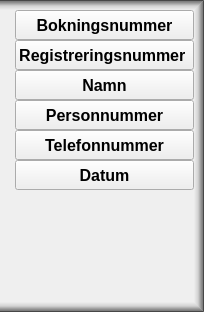
            <widget class="QFrame" name="frameP2Buttonbox">
             <property name="minimumSize">
              <size>
               <width>180</width>
               <height>0</height>
              </size>
             </property>
             <property name="styleSheet">
              <string notr="true">QFrame {
border-top: 10px solid qlineargradient(spread:pad, x1:1, y1:1, x2:1, y2:0, stop:0 rgba(0, 0, 0, 0), stop:0.402844 rgba(0, 0, 0, 31), stop:0.635071 rgba(0, 0, 0, 80), stop:0.763033 rgba(0, 0, 0, 107), stop:0.890995 rgba(0, 0, 0, 125), stop:1 rgba(0, 0, 0, 226));
border-right: 10px solid qlineargradient(spread:pad, x1:0, y1:0, x2:1, y2:0, stop:0 rgba(0, 0, 0, 0), stop:0.402844 rgba(0, 0, 0, 31), stop:0.635071 rgba(0, 0, 0, 80), stop:0.763033 rgba(0, 0, 0, 107), stop:0.890995 rgba(0, 0, 0, 125), stop:1 rgba(0, 0, 0, 226));
border-bottom: 10px solid qlineargradient(spread:pad, x1:0, y1:0, x2:0, y2:1, stop:0 rgba(0, 0, 0, 0), stop:0.402844 rgba(0, 0, 0, 31), stop:0.635071 rgba(0, 0, 0, 80), stop:0.763033 rgba(0, 0, 0, 107), stop:0.890995 rgba(0, 0, 0, 125), stop:1 rgba(0, 0, 0, 226));
 }</string>
             </property>
             <property name="frameShape">
              <enum>QFrame::NoFrame</enum>
             </property>
             <property name="frameShadow">
              <enum>QFrame::Raised</enum>
             </property>
             <layout class="QVBoxLayout" name="verticalLayout_10">
              <property name="spacing">
               <number>0</number>
              </property>
              <property name="leftMargin">
               <number>15</number>
              </property>
              <property name="topMargin">
               <number>0</number>
              </property>
              <property name="rightMargin">
               <number>0</number>
              </property>
              <property name="bottomMargin">
               <number>0</number>
              </property>
              <item>
               <widget class="QPushButton" name="pushButtonP2bok_nr">
                <property name="minimumSize">
                 <size>
                  <width>80</width>
                  <height>30</height>
                 </size>
                </property>
                <property name="font">
                 <font>
                  <pointsize>12</pointsize>
                  <weight>75</weight>
                  <italic>false</italic>
                  <bold>true</bold>
                 </font>
                </property>
                <property name="focusPolicy">
                 <enum>Qt::NoFocus</enum>
                </property>
                <property name="text">
                 <string>Bokningsnummer</string>
                </property>
               </widget>
              </item>
              <item>
               <widget class="QPushButton" name="pushButtonP2reg_nr">
                <property name="minimumSize">
                 <size>
                  <width>80</width>
                  <height>30</height>
                 </size>
                </property>
                <property name="font">
                 <font>
                  <pointsize>12</pointsize>
                  <weight>75</weight>
                  <italic>false</italic>
                  <bold>true</bold>
                 </font>
                </property>
                <property name="focusPolicy">
                 <enum>Qt::NoFocus</enum>
                </property>
                <property name="text">
                 <string>Registreringsnummer </string>
                </property>
               </widget>
              </item>
              <item>
               <widget class="QPushButton" name="pushButtonP2name">
                <property name="minimumSize">
                 <size>
                  <width>80</width>
                  <height>30</height>
                 </size>
                </property>
                <property name="font">
                 <font>
                  <pointsize>12</pointsize>
                  <weight>75</weight>
                  <italic>false</italic>
                  <bold>true</bold>
                 </font>
                </property>
                <property name="focusPolicy">
                 <enum>Qt::NoFocus</enum>
                </property>
                <property name="text">
                 <string>Namn</string>
                </property>
               </widget>
              </item>
              <item>
               <widget class="QPushButton" name="pushButtonP2per_nr">
                <property name="minimumSize">
                 <size>
                  <width>80</width>
                  <height>30</height>
                 </size>
                </property>
                <property name="font">
                 <font>
                  <pointsize>12</pointsize>
                  <weight>75</weight>
                  <italic>false</italic>
                  <bold>true</bold>
                 </font>
                </property>
                <property name="focusPolicy">
                 <enum>Qt::NoFocus</enum>
                </property>
                <property name="text">
                 <string>Personnummer</string>
                </property>
               </widget>
              </item>
              <item>
               <widget class="QPushButton" name="pushButtonP2phone_nr">
                <property name="minimumSize">
                 <size>
                  <width>80</width>
                  <height>30</height>
                 </size>
                </property>
                <property name="font">
                 <font>
                  <pointsize>12</pointsize>
                  <weight>75</weight>
                  <italic>false</italic>
                  <bold>true</bold>
                 </font>
                </property>
                <property name="focusPolicy">
                 <enum>Qt::NoFocus</enum>
                </property>
                <property name="text">
                 <string>Telefonnummer</string>
                </property>
               </widget>
              </item>
              <item>
               <widget class="QPushButton" name="pushButtonP2date">
                <property name="minimumSize">
                 <size>
                  <width>80</width>
                  <height>30</height>
                 </size>
                </property>
                <property name="font">
                 <font>
                  <pointsize>12</pointsize>
                  <weight>75</weight>
                  <italic>false</italic>
                  <bold>true</bold>
                 </font>
                </property>
                <property name="focusPolicy">
                 <enum>Qt::NoFocus</enum>
                </property>
                <property name="text">
                 <string>Datum</string>
                </property>
               </widget>
              </item>
              <item>
               <spacer name="verticalSpacer_8">
                <property name="orientation">
                 <enum>Qt::Vertical</enum>
                </property>
                <property name="sizeHint" stdset="0">
                 <size>
                  <width>20</width>
                  <height>112</height>
                 </size>
                </property>
               </spacer>
              </item>
             </layout>
            </widget>
